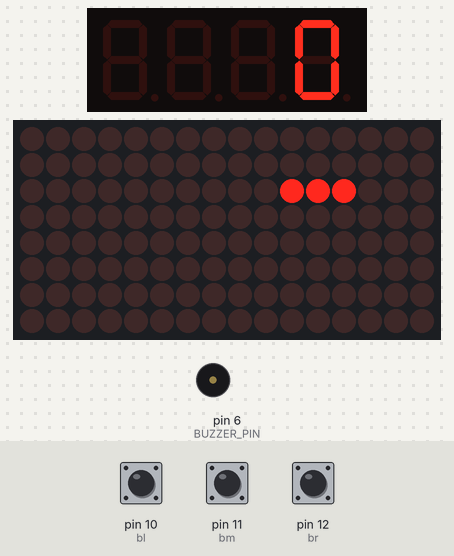
This sketch was run on a simulated Arduino Mega 2560, built with avr-gcc and run on an emulated ATmega2560. Parts: 4-digit seven-segment display, 16×8 LED matrix, buzzer (waves = sounding). Inputs (shaded band) come from the test bench; at power-on: pin 10 (bl) HIGH, pin 11 (bm) HIGH, pin 12 (br) HIGH. Random numbers use the default seed unless the sketch sets one.

Above: at 1.2 s.
1.3 s: pin 10 (bl) pulled LOW for 0.15 s
At 1.9 s:
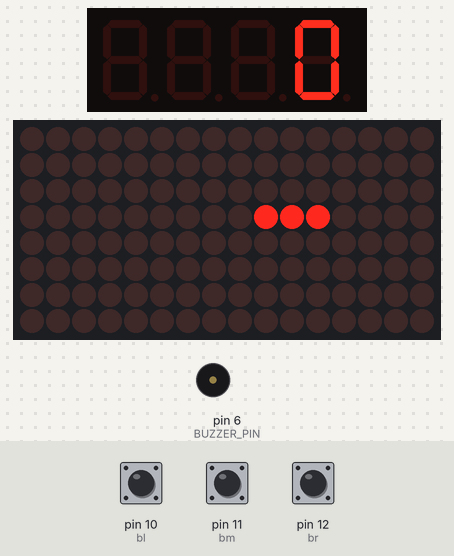
4.0 s: pin 11 (bm) pulled LOW for 0.15 s
At 4.27 s:
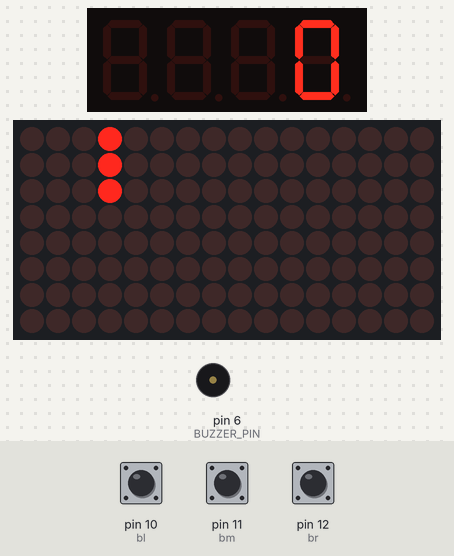
6.5 s: pin 12 (br) pulled LOW for 0.15 s
At 6.9 s:
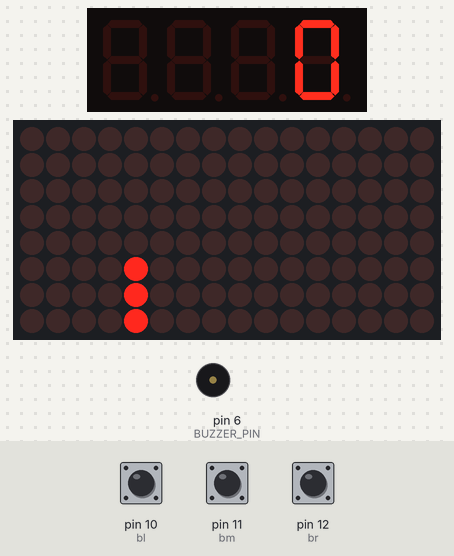
9.0 s: pin 10 (bl) pulled LOW for 1 s
At 9.27 s:
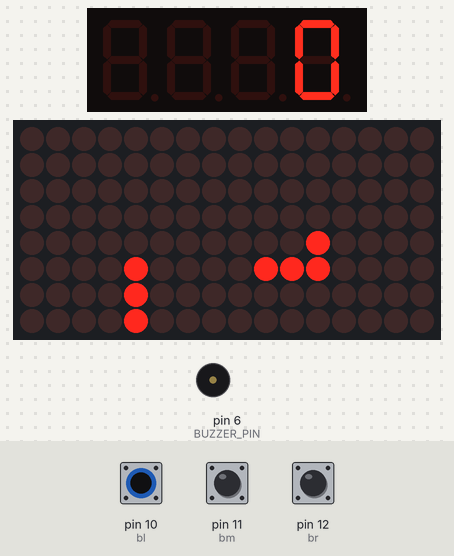
11.5 s: pin 11 (bm) pulled LOW for 1 s
At 11.77 s:
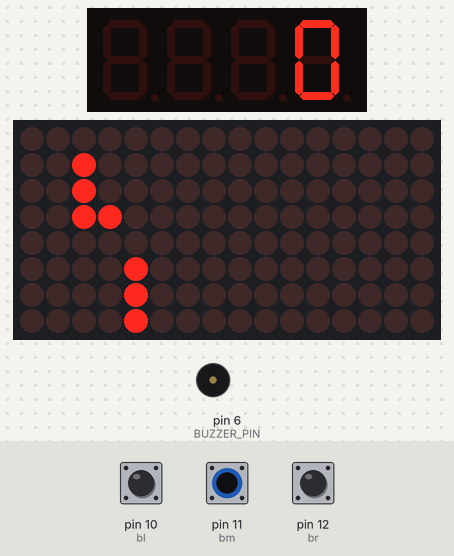
14.0 s: pin 10 (bl) pulled LOW for 0.15 s
At 14.27 s:
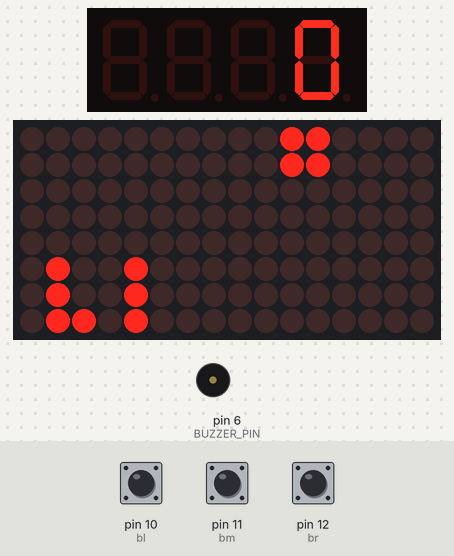
Timing chart, 0 to 17.0 s (numbered marks = the images above; inputs shaded):
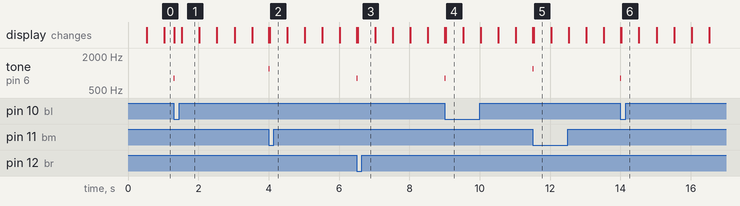

Measured:
- after the input at 1.3 s, tone on pin 6 (BUZZER_PIN): silent → 800 Hz at once, → silent 0.02 s later
- after the input at 4.0 s, tone on pin 6 (BUZZER_PIN): silent → 1200 Hz at once, → silent 0.03 s later
- after the input at 6.5 s, tone on pin 6 (BUZZER_PIN): silent → 800 Hz at once, → silent 0.02 s later
- after the input at 9.0 s, tone on pin 6 (BUZZER_PIN): silent → 800 Hz at once, → silent 0.02 s later
- after the input at 11.5 s, tone on pin 6 (BUZZER_PIN): silent → 1200 Hz at once, → silent 0.03 s later
- after the input at 14.0 s, tone on pin 6 (BUZZER_PIN): silent → 800 Hz at once, → silent 0.02 s later
- what the display in image 1 shows lasts 0.5 s, from 1.5 s to 2.0 s

The sketch:

tetris2.0.ino
```cpp
#include <LedControl.h>
#include <Arduino.h>
#include <TM1637Display.h>

#define BUZZER_PIN 6
#define DATA_PIN 51
#define CLK_PIN  52
#define CS_PIN   53

#define CLK2 48
#define DIO2 49

TM1637Display display(CLK2, DIO2);

// Buttons
const int bl = 10;
const int bm = 11;
const int br = 12;

LedControl Anzeige = LedControl(DATA_PIN, CLK_PIN, CS_PIN, 2);

// ---------------- GAME STATE ----------------
unsigned long lastDropTime = 0;
const int dropInterval = 500;

int currentX, currentY, currentShape;
int score = 0;

bool current[3][3];

bool board[16][8] = {{0}};
bool screen[16][8] = {{0}};

const bool shapes[7][3][3] = {
  {{1,1,1},{0,0,0},{0,0,0}},
  {{1,1,1},{0,1,0},{0,0,0}},
  {{1,1,0},{0,1,1},{0,0,0}},
  {{1,0,0},{1,1,1},{0,0,0}},
  {{1,1,0},{1,1,0},{0,0,0}},
  {{0,1,1},{1,1,0},{0,0,0}},
  {{0,0,1},{1,1,1},{0,0,0}}
};

// ---------------- INPUT ----------------
bool lastBL = HIGH, lastBM = HIGH, lastBR = HIGH;
unsigned long lastDebounceBL = 0, lastDebounceBM = 0, lastDebounceBR = 0;
const unsigned long debounceDelay = 20;

// ---------------- ROW CLEARING ----------------
bool clearingRows = false;
bool rowsToClear[16] = {false};
int clearFlash = 0;
bool clearVisible = false;
unsigned long clearTimer = 0;
const unsigned long clearInterval = 80;

// ---------------- GAME OVER ----------------
bool gameOver = false;
int gameOverFlash = 0;
unsigned long gameOverTimer = 0;

// ---------------- SOUND ----------------
unsigned long sound_timer = 0;

// Simple beep with cooldown to avoid overlapping sounds
void beep(int freq, int duration) {

  if(millis() - sound_timer >= 200) {

    sound_timer = millis();

    tone(BUZZER_PIN, freq, duration);
  }
}

// ---------------- INPUT HANDLING ----------------
bool pressed(int pin, bool &lastState, unsigned long &lastDebounce) {

  bool now = digitalRead(pin);

  // Detect falling edge (HIGH -> LOW)
  if(lastState == HIGH && now == LOW) {

    if(millis() - lastDebounce > debounceDelay) {

      lastDebounce = millis();
      lastState = now;
      return true;
    }
  }

  lastState = now;
  return false;
}

// ---------------- COLLISION CHECK ----------------
bool canMove(int x, int y) {

  for(int i = 0; i < 3; i++) {
    for(int j = 0; j < 3; j++) {

      if(current[i][j]) {

        int nx = x + j;
        int ny = y + i;

        if(nx < 0 || nx >= 8 || ny >= 16)
          return false;

        if(ny >= 0 && board[ny][nx])
          return false;
      }
    }
  }

  return true;
}

// ---------------- SPAWN PIECE ----------------
void spawnPiece() {

  currentShape = random(7);
  currentX = 2;
  currentY = 0;

  for(int i = 0; i < 3; i++)
    for(int j = 0; j < 3; j++)
      current[i][j] = shapes[currentShape][i][j];
}

// ---------------- MERGE PIECE INTO BOARD ----------------
void addPieceToBoard() {

  for(int i = 0; i < 3; i++) {
    for(int j = 0; j < 3; j++) {

      if(current[i][j]) {

        int x = currentX + j;
        int y = currentY + i;

        if(x >= 0 && x < 8 && y >= 0 && y < 16)
          board[y][x] = true;
      }
    }
  }
}

// ---------------- CLEAR FULL ROWS ----------------
void clearFullRows() {

  if(clearingRows) return;

  bool found = false;

  for(int y = 0; y < 16; y++) {

    bool full = true;

    for(int x = 0; x < 8; x++) {
      if(!board[y][x]) {
        full = false;
        break;
      }
    }

    rowsToClear[y] = full;
    if(full) found = true;
  }

  if(found) {
    clearingRows = true;
    clearFlash = 0;
    clearVisible = false;
    clearTimer = millis();
  }
}

// ---------------- GAME OVER TRIGGER ----------------
void triggerGameOver() {

  gameOver = true;
  gameOverFlash = 0;
  gameOverTimer = millis();
}

// ---------------- GAME OVER ANIMATION ----------------
void updateGameOver() {

  if(!gameOver) return;

  if(millis() - gameOverTimer < 200) return;

  gameOverTimer = millis();
  gameOverFlash++;

  if(gameOverFlash % 2 == 0) {

    Anzeige.clearDisplay(0);
    Anzeige.clearDisplay(1);

  } else {

    // Flash full display ON
    for(int y = 0; y < 8; y++) {
      for(int x = 0; x < 8; x++) {

        Anzeige.setLed(0, y, x, 1);
        Anzeige.setLed(1, y, x, 1);
      }
    }
  }

  if(gameOverFlash > 8) {

    // End animation
    gameOver = false;

    // Clear hardware displays
    Anzeige.clearDisplay(0);
    Anzeige.clearDisplay(1);

    // Reset board
    for(int y = 0; y < 16; y++)
      for(int x = 0; x < 8; x++)
        board[y][x] = false;

    // Spawn new piece
    spawnPiece();

    // Force full redraw
    for(int y = 0; y < 16; y++)
      for(int x = 0; x < 8; x++)
        screen[y][x] = !board[y][x];

    drawBoard();

    // Reset score
    score = 0;
    display.showNumberDec(score, false);

    // Reset timer
    lastDropTime = millis();
  }
}

// ---------------- ROW CLEAR ANIMATION ----------------
void updateRowClearAnimation() {

  if(!clearingRows) return;
  if(millis() - clearTimer < clearInterval) return;

  clearTimer = millis();
  clearVisible = !clearVisible;
  clearFlash++;

  if(clearFlash >= 6) {

    int cleared = 0;
    for(int y = 0; y < 16; y++)
      if(rowsToClear[y]) cleared++;

    score += cleared;
    display.showNumberDec(score, false);

    // Clear sound depending on number of rows
    if(cleared == 1) tone(BUZZER_PIN, 900, 80);
    else if(cleared == 2) tone(BUZZER_PIN, 1100, 120);
    else if(cleared >= 3) tone(BUZZER_PIN, 1400, 180);

    // Collapse board
    bool temp[16][8] = {{0}};
    int writeY = 15;

    for(int y = 15; y >= 0; y--) {
      if(!rowsToClear[y]) {
        for(int x = 0; x < 8; x++)
          temp[writeY][x] = board[y][x];
        writeY--;
      }
    }

    for(int y = 0; y < 16; y++)
      for(int x = 0; x < 8; x++)
        board[y][x] = temp[y][x];

    for(int y = 0; y < 16; y++)
      rowsToClear[y] = false;

    for(int y = 0; y < 16; y++)
      for(int x = 0; x < 8; x++)
        screen[y][x] = false;

    Anzeige.clearDisplay(0);
    Anzeige.clearDisplay(1);

    clearingRows = false;
    spawnPiece();

    if(!canMove(currentX, currentY)) {
      triggerGameOver();
    }
  }
}

// ---------------- ROTATION ----------------
void rotatePiece() {

  bool temp[3][3];

  for(int i = 0; i < 3; i++)
    for(int j = 0; j < 3; j++)
      temp[j][2 - i] = current[i][j];

  for(int i = 0; i < 3; i++) {
    for(int j = 0; j < 3; j++) {

      if(temp[i][j]) {

        int x = currentX + j;
        int y = currentY + i;

        if(x < 0 || x >= 8 || y >= 16) return;
        if(y >= 0 && board[y][x]) return;
      }
    }
  }

  for(int i = 0; i < 3; i++)
    for(int j = 0; j < 3; j++)
      current[i][j] = temp[i][j];
}

// ---------------- DRAW ----------------
void drawBoard() {

  bool newScreen[16][8] = {{0}};

  for(int y = 0; y < 16; y++)
    for(int x = 0; x < 8; x++)
      if(board[y][x]) newScreen[y][x] = true;

  if(!clearingRows && !gameOver) {

    for(int i = 0; i < 3; i++) {
      for(int j = 0; j < 3; j++) {

        if(current[i][j]) {

          int x = currentX + j;
          int y = currentY + i;

          if(x >= 0 && x < 8 && y >= 0 && y < 16)
            newScreen[y][x] = true;
        }
      }
    }
  }

  if(clearingRows && !clearVisible) {

    for(int y = 0; y < 16; y++)
      if(rowsToClear[y])
        for(int x = 0; x < 8; x++)
          newScreen[y][x] = false;
  }

  for(int y = 0; y < 16; y++) {
    for(int x = 0; x < 8; x++) {

      if(newScreen[y][x] != screen[y][x]) {

        int module = (y < 8) ? 1 : 0;
        int row = (y < 8) ? y : y - 8;

        Anzeige.setLed(module, row, x, newScreen[y][x]);
        screen[y][x] = newScreen[y][x];
      }
    }
  }
}

// ---------------- SETUP ----------------
void setup() {

  for(int m = 0; m < 2; m++) {
    Anzeige.shutdown(m, false);
    Anzeige.setIntensity(m, 4);
    Anzeige.clearDisplay(m);
  }

  display.setBrightness(7);
  display.showNumberDec(0, false);

  pinMode(BUZZER_PIN, OUTPUT);
  pinMode(bl, INPUT_PULLUP);
  pinMode(bm, INPUT_PULLUP);
  pinMode(br, INPUT_PULLUP);

  randomSeed(micros());
  spawnPiece();
  lastDropTime = millis();
}

// ---------------- MAIN LOOP ----------------
void loop() {

  unsigned long now = millis();

  updateGameOver();
  updateRowClearAnimation();

  if(!clearingRows && !gameOver) {

    // Move left
    if(pressed(bl, lastBL, lastDebounceBL)) {
      if(canMove(currentX - 1, currentY)) {
        currentX--;
        beep(800, 20);
      }
    }

    // Move right
    if(pressed(br, lastBR, lastDebounceBR)) {
      if(canMove(currentX + 1, currentY)) {
        currentX++;
        beep(800, 20);
      }
    }

    // Rotate piece
    if(pressed(bm, lastBM, lastDebounceBM)) {
      rotatePiece();
      beep(1200, 30);
    }

    // Auto drop
    if(now - lastDropTime >= dropInterval) {

      if(canMove(currentX, currentY + 1)) {
        currentY++;
      } else {
        addPieceToBoard();
        clearFullRows();

        if(!clearingRows) {
          spawnPiece();

          if(!canMove(currentX, currentY)) {
            triggerGameOver();
            beep(150, 500);
          }
        }
      }

      lastDropTime = now;
    }
  }

  drawBoard();
}
```
